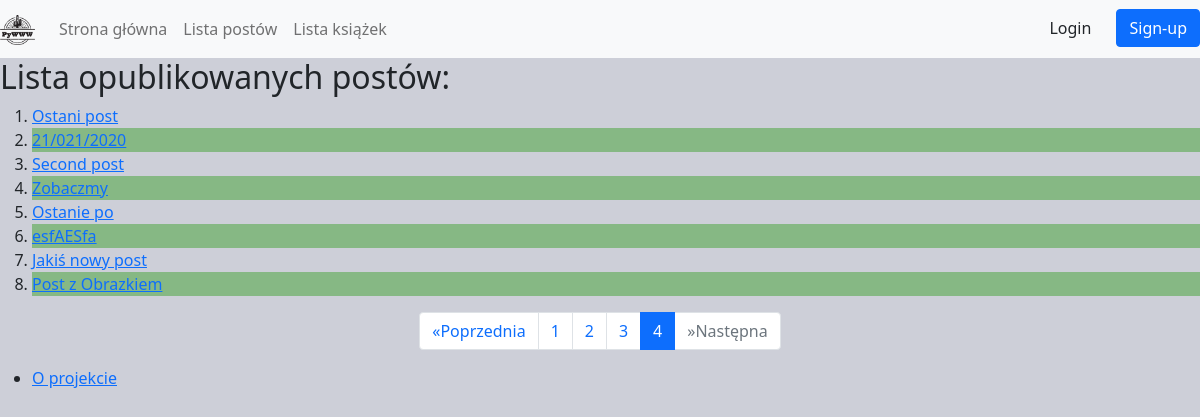
The page /posts/plist?page=4 on the database as committed earlier.
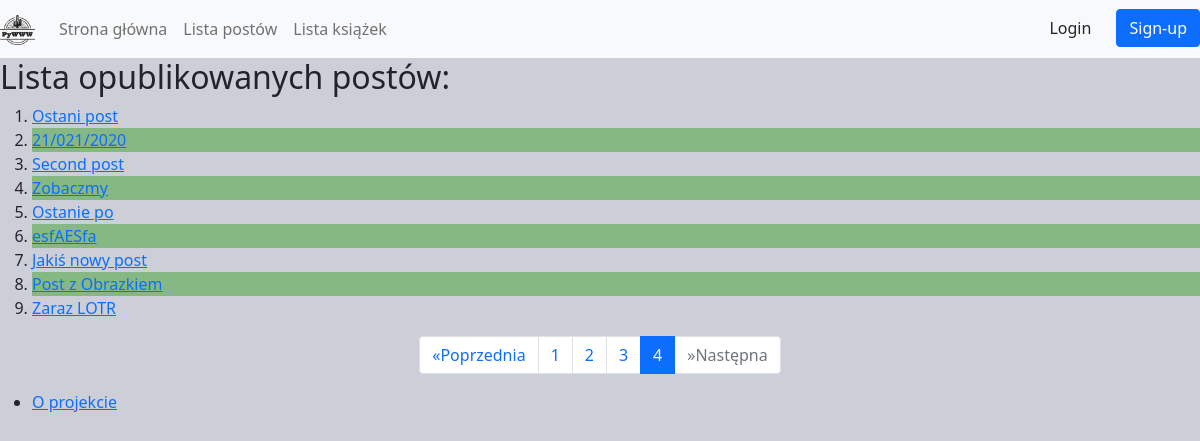
The same page on the database as committed later.
### posts/models.py (models this page shows, shortened)
class Post(Timestamp):
  title = models.CharField(verbose_name='Tytuł', max_length=255)
  content = models.TextField(verbose_name='Treść')
  published = models.BooleanField(verbose_name='Opublikowany', default=False)
  sponsored = models.BooleanField(verbose_name='Sponsorowany', default=False)
  author = models.ForeignKey("auth.User", on_delete=models.CASCADE, related_name="posts")
  tags = models.ManyToManyField('tags.Tag', related_name='posts')
  category = models.ManyToManyField('posts.Category', default=None, related_name='categories')
  example_file = models.FileField(upload_to='posts/examples/', blank=True, null=True)
  image = ImageField(upload_to='posts/images/%Y/%m/%d', blank=True, null=True)

### posts/views.py (the view)
# urls.py: path('plist', listing, name='plist'), # Lista po paginacji
def listing(request):
  posts = Post.objects.filter(published=True)
  q = request.GET.get('q')
  if q:
    posts = posts.filter(title_icontains=q)
  paginator = Paginator(posts, 10)
  page_num = request.GET.get('page')
  page_obj = paginator.get_page(page_num)
  return render(request, 'posts/pag_list.html', {'page_obj': page_obj})

### posts/templates/posts/pag_list.html (shortened to what this page needs)
{% extends 'base.html' %}
{% load static %}
{% block style %}<link href={% static "posts/css/style.css" %} rel="stylesheet">{% endblock %}
{% block body %}
  <h2>Lista opublikowanych postów:</h2>
  <ol>
    {% for post in page_obj %}
        <li>
          <a href ="{% url 'posts:post_details' post.id %}" target="_blank">{{post.title}}</a>
        </li>
    {% endfor %}
  </ol>
  <nav aria-label="Page navigation">
    <ul class="pagination justify-content-center">
      {% if page_obj.has_previous %}
        <li class="page-item">
          <a class="page-link" href="?page={{ page_obj.previous_page_number }}">&laquo;Poprzednia</a>
        </li>
      {% else %}
        <li class="page-item disabled">
          <a class="page-link" href="#" tabindex="-1" aria-disabled="True">&laquo;Poprzednia</a>
        </li>
      {% endif %}
      {% for i in page_obj.paginator.page_range %}
        {% if page_obj.number == i %}
          <li class="page-item active" aria-current="page">
            <span class="page-link">
              {{ i }}
            </span>
          </li>
        {% else %}
          <li class="page-item">
            <a class="page-link" href="?page={{ i }}" >{{ i }}</a>
          </li>
        {% endif %}
      {% endfor %}
      {% if page_obj.has_next %}
      <li class="page-item">
        <a class="page-link" href="?page={{ page_obj.next_page_number }}">&laquo;Następna</a>
      </li>
      {% else %}
      <li class="page-item disabled">
        <a class="page-link" href="#" tabindex="-1" aria-disabled="true">&raquo;Następna</a>
      </li>
      {% endif %}
    </ul>
  </nav>
{% endblock %}

Rows that differ between the two databases and show on the page:
added Post: title "Zaraz LOTR"
